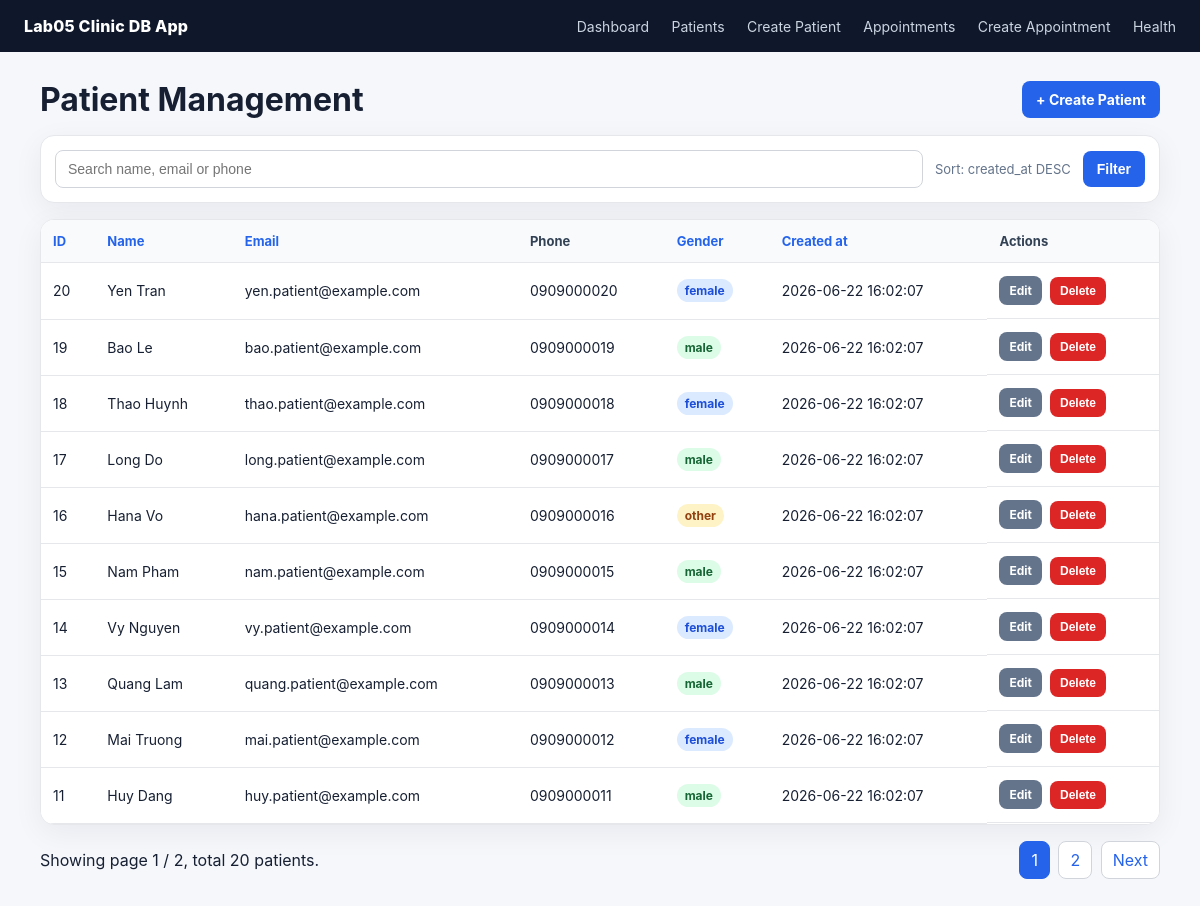
Page /patients on the committed database.
### tables this page shows
CREATE TABLE IF NOT EXISTS patients (
    id INT AUTO_INCREMENT PRIMARY KEY,
    name VARCHAR(100) NOT NULL,
    email VARCHAR(150) NOT NULL,
    phone VARCHAR(30),
    gender ENUM('female', 'male', 'other') NOT NULL DEFAULT 'female',
    note TEXT,
    created_at DATETIME NOT NULL DEFAULT CURRENT_TIMESTAMP,
    updated_at DATETIME NULL,
    UNIQUE KEY unique_patient_email (email),
    INDEX idx_patients_created_at (created_at),
    INDEX idx_patients_gender_created_at (gender, created_at),
    INDEX idx_patients_phone (phone)
);

### app/Core/helpers.php (called while the page is built, shortened)
<?php
function e(?string $value): string
{
    return htmlspecialchars((string) $value, ENT_QUOTES, 'UTF-8');
}
function query_string(array $params = []): string
{
    $current = $_GET;
    foreach ($params as $key => $value) {
        if ($value === null) {
            unset($current[$key]);
        } else {
            $current[$key] = $value;
        }
    }
    return http_build_query($current);
}
function view(string $path, array $data = []): void
{
    extract($data);
    require __DIR__ . '/../Views/' . $path . '.php';
    $content = ob_get_clean();
    require __DIR__ . '/../Views/layout.php';
}

### app/Controllers/PatientController.php (called while the page is built, shortened)
<?php
class PatientController
{
    private function repository(): PatientRepository
    {
        $config = require __DIR__ . '/../../config/database.php';
        $db = (new Database($config))->getConnection();
        return new PatientRepository($db);
    }
    private function normalizeListParams(PatientRepository $repo): array
    {
        $q = trim((string) ($_GET['q'] ?? ''));
        $sort = (string) ($_GET['sort'] ?? 'created_at');
        $direction = strtolower((string) ($_GET['direction'] ?? 'desc'));
        $allowedSorts = ['id', 'name', 'email', 'phone', 'gender', 'created_at'];
        $allowedDirections = ['asc', 'desc'];
        $perPage = 10;
        $total = $repo->countAll($q);
        $totalPages = max(1, (int) ceil($total / $perPage));
        $page = filter_input(INPUT_GET, 'page', FILTER_VALIDATE_INT) ?: 1;
        return [$q, $sort, $direction, $perPage, $total, $totalPages, $page];
    }
    public function index(): void
    {
        $repo = $this->repository();
        [$q, $sort, $direction, $perPage, $total, $totalPages, $page] = $this->normalizeListParams($repo);
        $offset = ($page - 1) * $perPage;
        $patients = $repo->getPaginated($q, $perPage, $offset, $sort, $direction);
        view('patients/index', compact('patients', 'q', 'sort', 'direction', 'page', 'perPage', 'total', 'totalPages') + [
            'title' => 'Patients',
        ]);
    }
}

### public/index.php (called while the page is built, shortened)
<?php
require __DIR__ . '/../app/Core/helpers.php';
require __DIR__ . '/../app/Core/Router.php';
require __DIR__ . '/../app/Repositories/PatientRepository.php';
require __DIR__ . '/../app/Controllers/PatientController.php';
$app = require __DIR__ . '/../config/app.php';
$router = new Router();
$router->get('/', [HomeController::class, 'index']);
$router->get('/health', [HealthController::class, 'index']);
$router->get('/patients', [PatientController::class, 'index']);
$router->get('/patients/create', [PatientController::class, 'create']);
$router->post('/patients/store', [PatientController::class, 'store']);
$router->get('/patients/edit', [PatientController::class, 'edit']);
$router->post('/patients/update', [PatientController::class, 'update']);
$router->post('/patients/delete', [PatientController::class, 'delete']);
$router->get('/appointments', [AppointmentController::class, 'index']);
$router->get('/appointments/create', [AppointmentController::class, 'create']);
$router->post('/appointments/store', [AppointmentController::class, 'store']);
$router->get('/appointments/edit', [AppointmentController::class, 'edit']);
$router->post('/appointments/update', [AppointmentController::class, 'update']);
$router->post('/appointments/delete', [AppointmentController::class, 'delete']);
try {
    $router->dispatch($_SERVER['REQUEST_METHOD'], $_SERVER['REQUEST_URI']);
} catch (Throwable $e) {
    log_error($e);
    http_response_code(500);
    view('errors/500', [
        'title' => '500 Server Error',
        'debug' => (bool) ($app['debug'] ?? false),
        'exception' => $e,
    ]);
}

### app/Repositories/PatientRepository.php (called while the page is built, shortened)
<?php
class PatientRepository
{
    public function countAll(string $keyword = ''): int
    {
        $sql = "SELECT COUNT(*) AS total FROM patients";
        $params = [];
        $stmt = $this->db->prepare($sql);
        $stmt->execute($params);
        return (int) ($stmt->fetch()['total'] ?? 0);
    }
    public function getPaginated(string $keyword, int $limit, int $offset, string $sort, string $direction): array
    {
        $allowedSorts = ['id', 'name', 'email', 'phone', 'gender', 'created_at'];
        $allowedDirections = ['asc', 'desc'];
        $direction = strtolower($direction);
        $sql = "SELECT id, name, email, phone, gender, created_at FROM patients";
        $params = [];
        $sql .= " ORDER BY {$sort} {$direction} LIMIT :limit OFFSET :offset";
        $stmt = $this->db->prepare($sql);
        $stmt->bindValue(':limit', $limit, PDO::PARAM_INT);
        $stmt->bindValue(':offset', $offset, PDO::PARAM_INT);
        $stmt->execute();
        return $stmt->fetchAll();
    }
}

### app/Views/patients/index.php (the view, shortened to what this page needs)
<div class="header-row">
    <h1>Patient Management</h1>
    <a class="btn" href="/patients/create">+ Create Patient</a>
</div>
<form class="panel searchbar" method="get" action="/patients">
    <input type="text" name="q" value="<?= e($q) ?>" placeholder="Search name, email or phone">
    <span class="sort-note">Sort: <?= e($sort) ?> <?= strtoupper(e($direction)) ?></span>
    <button class="btn" type="submit">Filter</button>
</form>
<div class="card table-wrap">
    <table>
        <thead>
            <tr>
                <?php $nextDir = $direction === 'asc' ? 'desc' : 'asc'; ?>
                <th><a href="/patients?<?= e(query_string(['sort' => 'id', 'direction' => $nextDir, 'page' => 1])) ?>">ID</a></th>
                <th><a href="/patients?<?= e(query_string(['sort' => 'name', 'direction' => $nextDir, 'page' => 1])) ?>">Name</a></th>
                <th><a href="/patients?<?= e(query_string(['sort' => 'email', 'direction' => $nextDir, 'page' => 1])) ?>">Email</a></th>
                <th>Phone</th>
                <th><a href="/patients?<?= e(query_string(['sort' => 'gender', 'direction' => $nextDir, 'page' => 1])) ?>">Gender</a></th>
                <th><a href="/patients?<?= e(query_string(['sort' => 'created_at', 'direction' => $nextDir, 'page' => 1])) ?>">Created at</a></th>
                <th>Actions</th>
            </tr>
        </thead>
        <tbody>
            <?php foreach ($patients as $patient): ?>
                <tr>
                    <td><?= e((string) $patient['id']) ?></td>
                    <td><?= e($patient['name']) ?></td>
                    <td><?= e($patient['email']) ?></td>
                    <td><?= e($patient['phone'] ?? '') ?></td>
                    <td><span class="badge <?= e($patient['gender']) ?>"><?= e($patient['gender']) ?></span></td>
                    <td><?= e($patient['created_at']) ?></td>
                    <td class="actions">
                        <a class="btn small secondary" href="/patients/edit?id=<?= e((string) $patient['id']) ?>">Edit</a>
                        <form class="inline-form" method="post" action="/patients/delete" onsubmit="return confirm('Delete this patient?');">
                            <button class="btn small danger" type="submit">Delete</button>
                        </form>
                    </td>
                </tr>
            <?php endforeach; ?>
        </tbody>
    </table>
</div>
<div class="pagination">
    <div>Showing page <?= e((string) $page) ?> / <?= e((string) $totalPages) ?>, total <?= e((string) $total) ?> patients.</div>
    <div class="page-links">
        <?php for ($i = 1; $i <= $totalPages; $i++): ?>
            <?php if ($i === $page): ?><span class="active"><?= $i ?></span><?php else: ?><a href="/patients?<?= e(query_string(['page' => $i])) ?>"><?= $i ?></a><?php endif; ?>
        <?php endfor; ?>
        <?php if ($page < $totalPages): ?><a href="/patients?<?= e(query_string(['page' => $page + 1])) ?>">Next</a><?php endif; ?>
    </div>
</div>

### app/Core/Router.php (shortened to what this page needs)
<?php
class Router
{
    private array $routes = [];
    public function get(string $path, array $handler): void
    {
        $this->routes['GET'][$path] = $handler;
    }
    public function post(string $path, array $handler): void
    {
        $this->routes['POST'][$path] = $handler;
    }
    public function dispatch(string $method, string $uri): void
    {
        $path = parse_url($uri, PHP_URL_PATH) ?: '/';
        if (isset($this->routes[$method][$path])) {
            [$controller, $action] = $this->routes[$method][$path];
            (new $controller())->$action();
            return;
        }
    }
}

### app/Views/layout.php (shortened to what this page needs)
<!doctype html>
<html lang="en">
<head>
    <link rel="stylesheet" href="/assets/style.css">
</head>
<body>
    <header class="topbar">
        <a class="brand" href="/">Lab05 Clinic DB App</a>
        <nav class="nav">
            <a href="/">Dashboard</a>
            <a href="/patients">Patients</a>
            <a href="/patients/create">Create Patient</a>
            <a href="/appointments">Appointments</a>
            <a href="/appointments/create">Create Appointment</a>
            <a href="/health">Health</a>
        </nav>
    </header>
    <main class="container">
        <?= $content ?>
    </main>
</body>
</html>

### public/assets/style.css (style rules this page uses)
* { box-sizing: border-box; }
body { margin: 0; font-family: Inter, Arial, sans-serif; color: #172033; background: #f5f7fb; }
a { color: #2563eb; text-decoration: none; }
.topbar { background: #0f172a; color: #fff; padding: 16px 24px; display: flex; align-items: center; justify-content: space-between; }
.brand { font-weight: 800; letter-spacing: .2px; color: #fff; }
.nav a { color: #cbd5e1; margin-left: 18px; font-size: 14px; }
.container { width: min(1120px, calc(100% - 32px)); margin: 28px auto; }
.card, .panel { background: #fff; border: 1px solid #e5e7eb; border-radius: 14px; box-shadow: 0 8px 30px rgba(15,23,42,.06); }
.header-row { display: flex; justify-content: space-between; align-items: center; gap: 16px; margin-bottom: 16px; }
.header-row h1 { margin: 0; }
.btn, button.btn { display: inline-flex; align-items: center; gap: 6px; background: #2563eb; color: #fff; border: 0; border-radius: 8px; padding: 10px 14px; font-weight: 700; cursor: pointer; font-size: 14px; }
.btn.secondary { background: #64748b; }
.btn.danger { background: #dc2626; }
.btn.small { padding: 7px 10px; font-size: 12px; }
.searchbar { padding: 14px; display: flex; gap: 12px; align-items: center; margin-bottom: 16px; }
.searchbar input { flex: 1; }
.sort-note { color: #64748b; font-size: 13px; white-space: nowrap; }
input, select, textarea { width: 100%; border: 1px solid #d1d5db; border-radius: 8px; padding: 10px 12px; font-size: 14px; background: #fff; }
.table-wrap { overflow-x: auto; }
table { width: 100%; border-collapse: collapse; background: #fff; }
th, td { text-align: left; padding: 13px 12px; border-bottom: 1px solid #e5e7eb; font-size: 14px; }
th { background: #f8fafc; color: #334155; font-size: 13px; }
.actions { display: flex; gap: 8px; align-items: center; }
.inline-form { display: inline; margin: 0; }
.badge { display: inline-block; padding: 4px 8px; border-radius: 999px; font-size: 12px; font-weight: 700; background: #e5e7eb; color: #334155; }
.badge.female, .badge.scheduled { background: #dbeafe; color: #1d4ed8; }
.badge.male, .badge.completed { background: #dcfce7; color: #166534; }
.badge.other { background: #fef3c7; color: #92400e; }
.pagination { margin-top: 16px; display: flex; justify-content: space-between; align-items: center; gap: 12px; }
.page-links a, .page-links span { display: inline-flex; padding: 8px 11px; border: 1px solid #d1d5db; border-radius: 8px; margin-left: 4px; background: #fff; }
.page-links .active { background: #2563eb; color: #fff; border-color: #2563eb; }

### rows in the picture
patients: id "20", name "Yen Tran", email "yen.patient@example.com", phone "0909000020", gender "female", created_at "2026-06-22 16:02:07"
patients: id "19", name "Bao Le", email "bao.patient@example.com", phone "0909000019", gender "male", created_at "2026-06-22 16:02:07"
patients: id "18", name "Thao Huynh", email "thao.patient@example.com", phone "0909000018", gender "female", created_at "2026-06-22 16:02:07"
patients: id "17", name "Long Do", email "long.patient@example.com", phone "0909000017", gender "male", created_at "2026-06-22 16:02:07"
patients: id "16", name "Hana Vo", email "hana.patient@example.com", phone "0909000016", gender "other", created_at "2026-06-22 16:02:07"
patients: id "15", name "Nam Pham", email "nam.patient@example.com", phone "0909000015", gender "male", created_at "2026-06-22 16:02:07"
patients: id "14", name "Vy Nguyen", email "vy.patient@example.com", phone "0909000014", gender "female", created_at "2026-06-22 16:02:07"
patients: id "13", name "Quang Lam", email "quang.patient@example.com", phone "0909000013", gender "male", created_at "2026-06-22 16:02:07"
patients: id "12", name "Mai Truong", email "mai.patient@example.com", phone "0909000012", gender "female", created_at "2026-06-22 16:02:07"
patients: id "11", name "Huy Dang", email "huy.patient@example.com", phone "0909000011", gender "male", created_at "2026-06-22 16:02:07"

### other values in the picture
$sort "created_at"
$direction "DESC"
$page "1"
$totalPages "2"
$total "20"
